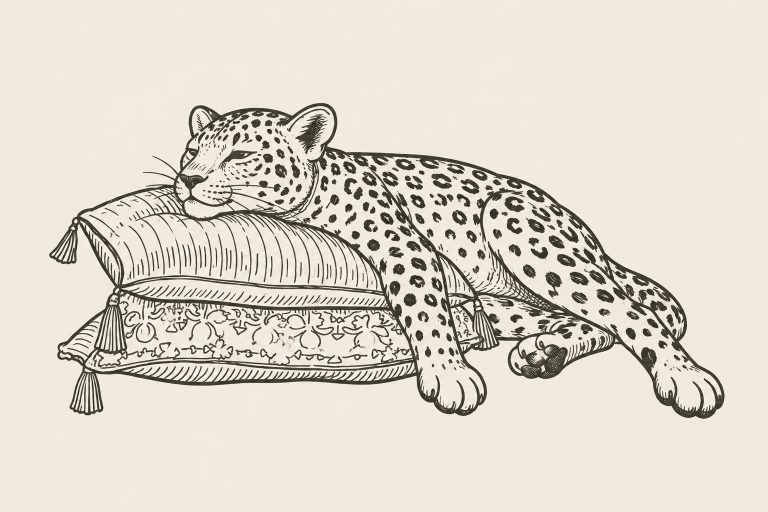
#> input picture illustrations/leopard-lineart/src/original.jpg, 1536 x 1024 px, found by its file name (shown at 1/2 size)
$ python compose.py
#> lines starting #> are read from the running program, lines starting #| are printed output that depends on the picture; after the words box and inside, x2 and y2 are one past the last pixel; in counts of white or black regions, pixels touching at a corner belong together
### illustrations/leopard-lineart/src/simplify.py
"""Step 1: pull the ink out of the drawing and drop the fine detail.
Strokes thinner than the outline pen (hatching, ornament, fur flicks) are removed by a
morphological opening; the surviving strokes are then grown back inside the original ink
so outlines keep their hand-drawn shape. Writes src/ink_<level>.png at 2x scale."""
import sys, cv2, numpy as np
SC = 2
im = cv2.imread('src/original.jpg', cv2.IMREAD_GRAYSCALE)
#> im: shape (1024, 1536); min 6, max 255, mean 215.5
im = cv2.resize(im, None, fx=SC, fy=SC, interpolation=cv2.INTER_CUBIC)
#> im: shape (2048, 3072)
im = cv2.GaussianBlur(im, (3, 3), 0)
ink = (im < 120).astype(np.uint8) * 255                      # paper ~235, ink ~40
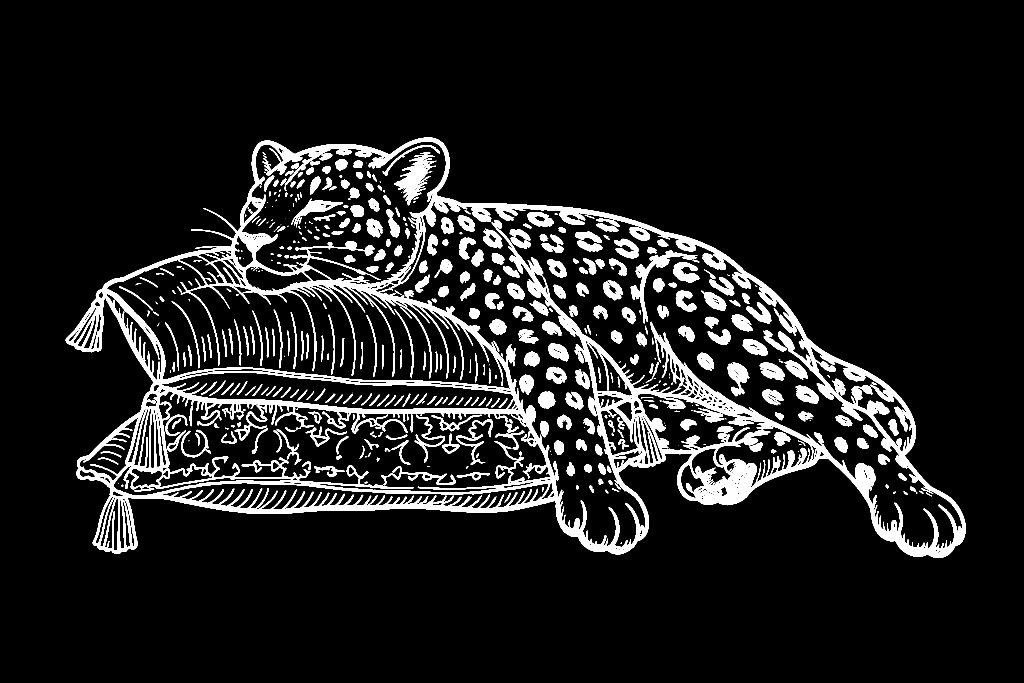
#> ink: shape (2048, 3072) (shown at 1/3 size); 9.9% white; 505 white regions (82 under 20 px), largest, box (x1, y1, x2, y2) and area: (197, 412, 2898, 1674) 403299, (1182, 458, 1309, 616) 7068, (1892, 751, 2092, 970) 6114
ink[:, :int(60 * SC)] = 0                                     # nothing on the far left/right margins
disk = lambda r: cv2.getStructuringElement(cv2.MORPH_ELLIPSE, (2 * r + 1, 2 * r + 1))

def level(r_open, grow, min_area):
#> called with r_open = 2, grow = 6, min_area = 60
    core = cv2.morphologyEx(ink, cv2.MORPH_OPEN, disk(r_open))
#> core: shape (2048, 3072); 8.8% white; 726 white regions (88 under 20 px), largest, box (x1, y1, x2, y2) and area: (197, 412, 2897, 1674) 313516, (1182, 458, 1292, 614) 6209, (1892, 751, 2057, 961) 5611
    out = core
    for _ in range(grow):                                      # geodesic dilation, capped by real ink
        out = cv2.min(cv2.dilate(out, disk(1)), ink)
#> out: shape (2048, 3072); 9.2% white; 405 white regions, largest, box (x1, y1, x2, y2) and area: (197, 412, 2898, 1674) 362631, (1182, 458, 1305, 616) 6703, (1892, 751, 2090, 966) 6074
    n, lab, st, _ = cv2.connectedComponentsWithStats(out, 8)
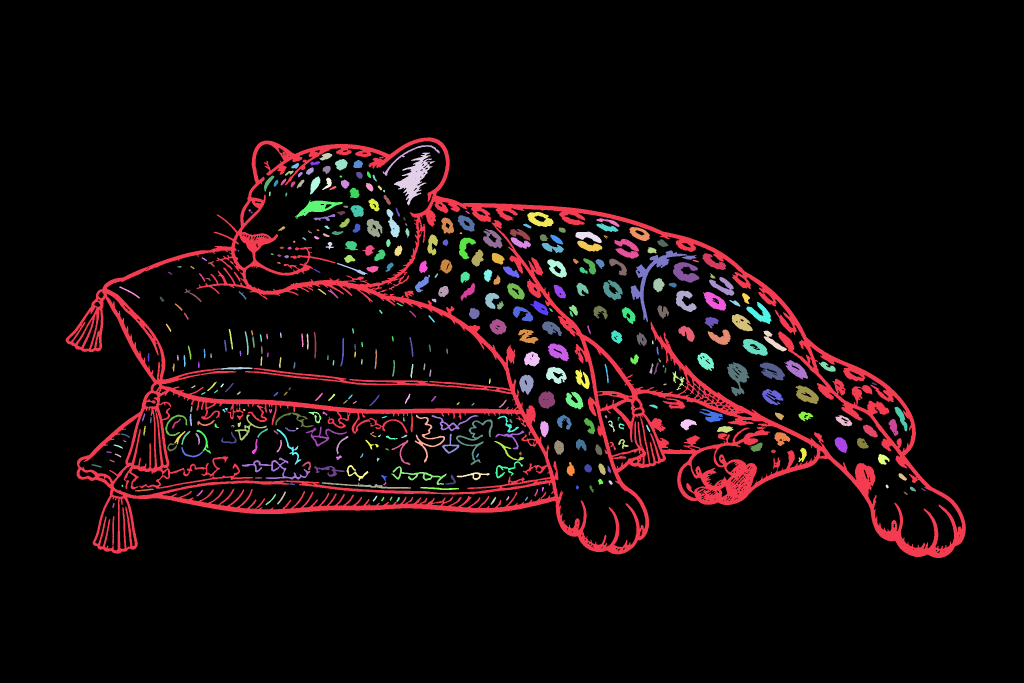
#> lab: shape (2048, 3072) int32 (shown at 1/3 size); 406 distinct labels, from 0 to 405; one colour per label, 0 black
#> n = 406; st = 406 rows, first 6: [0, 0, 3072, 2048, 5710664], [197, 412, 2701, 1262, 362631], [1148, 435, 171, 92, 1145], [958, 459, 39, 23, 509], [1182, 458, 123, 158, 6703], [1005, 477, 38, 35, 913]
    keep = np.isin(lab, [i for i in range(1, n) if st[i, cv2.CC_STAT_AREA] >= min_area])
    out = np.where(keep, 255, 0).astype(np.uint8)
    return cv2.morphologyEx(out, cv2.MORPH_CLOSE, disk(1))
#> returned value: shape (2048, 3072); 9.2% white; 345 white regions, largest, box (x1, y1, x2, y2) and area: (197, 412, 2898, 1674) 367885, (1182, 458, 1305, 616) 6790, (1892, 751, 2090, 966) 6105

LEVELS = {'medium': (2, 6, 60), 'minimal': (3, 8, 120)}
# [4 lines that do not run on import are left out]

### illustrations/leopard-lineart/src/compose.py
"""Step 2: combine detail levels by region and trace the result to SVG.
 - leopard: 'minimal' (outlines + spots, fewer fur flicks)
 - whiskers: kept from 'medium'
 - cushions: only long strokes survive (outlines, piping, tassels); hatching and ornament go."""
import sys, cv2, numpy as np
sys.path.insert(0, 'src')
from simplify import level, LEVELS, SC, ink
med, mini = level(*LEVELS['medium']), level(*LEVELS['minimal'])
#> call 2 of level, with r_open = 3, grow = 8, min_area = 120
#> in level (call 2), `core = cv2.morphologyEx(ink, cv2.MORPH_OPEN, disk(r_open))`: core: shape (2048, 3072); 7.6% white; 492 white regions, largest, box (x1, y1, x2, y2) and area: (197, 412, 2897, 1674) 284724, (1185, 458, 1282, 614) 5406, (1892, 751, 2050, 955) 5381
#> after the loop in level (call 2), `for _ in range(grow):`: out: shape (2048, 3072); 8.3% white; 307 white regions, largest, box (x1, y1, x2, y2) and area: (197, 412, 2898, 1674) 318923, (1182, 458, 1299, 616) 6348, (1892, 751, 2090, 962) 6053
#> in level (call 2), `n, lab, st, _ = cv2.connectedComponentsWithStats(out, 8)`:
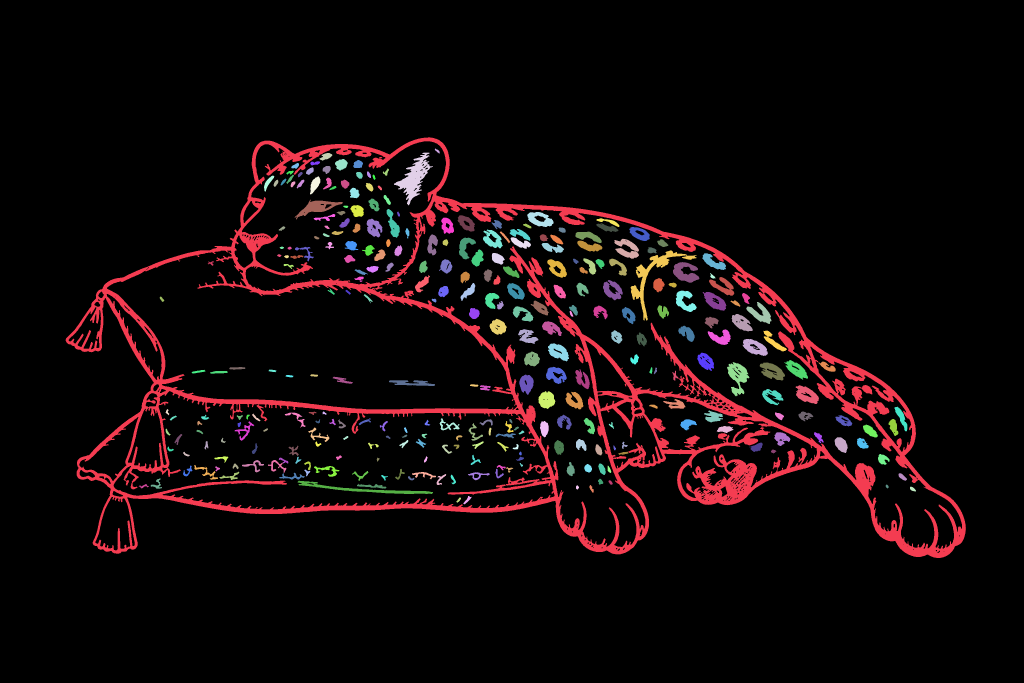
#> lab: shape (2048, 3072) int32 (shown at 1/3 size); 308 distinct labels, from 0 to 307; one colour per label, 0 black
#> in level (call 2), `n, lab, st, _ = cv2.connectedComponentsWithStats(out, 8)`: n = 308; st = 308 rows, first 6: [0, 0, 3072, 2048, 5771024], [197, 412, 2701, 1262, 318923], [1304, 445, 15, 16, 97], [958, 459, 39, 23, 509], [1182, 458, 117, 158, 6348], [1005, 477, 38, 35, 913]
#> in level (call 2), `return cv2.morphologyEx(out, cv2.MORPH_CLOSE, disk(1))`: returned value: shape (2048, 3072); 8.2% white; 257 white regions, largest, box (x1, y1, x2, y2) and area: (197, 412, 2898, 1674) 323591, (1182, 458, 1299, 616) 6433, (1892, 751, 2090, 962) 6084
H, W = ink.shape
#> H = 2048; W = 3072
out = mini.copy()
y0, y1, x0, x1 = [int(v * SC) for v in (290, 410, 270, 395)]          # whisker box
out[y0:y1, x0:x1] = med[y0:y1, x0:x1]
#> out: shape (2048, 3072); 8.3% white; 261 white regions (1 under 20 px), largest, box (x1, y1, x2, y2) and area: (197, 412, 2898, 1674) 324353, (1182, 458, 1299, 616) 6433, (1892, 751, 2090, 962) 6084
pillow = np.zeros_like(ink)
cv2.fillPoly(pillow, [(np.array([(90, 400), (330, 400), (360, 445), (620, 445), (800, 470), (835, 490),
                                 (828, 800), (90, 800)]) * SC).astype(np.int32)], 255)
#> pillow: shape (2048, 3072); 17.3% white; 1 white region, box (x1, y1, x2, y2) and area: (180, 800, 1671, 1601) 1087773
cush = cv2.bitwise_and(med, pillow)
#> cush: shape (2048, 3072); 3% white; 169 white regions (3 under 20 px), largest, box (x1, y1, x2, y2) and area: (197, 800, 1661, 1601) 130968, (725, 1373, 931, 1439) 2559, (1368, 1258, 1478, 1395) 2420
n, lab, st, _ = cv2.connectedComponentsWithStats(cush, 8)
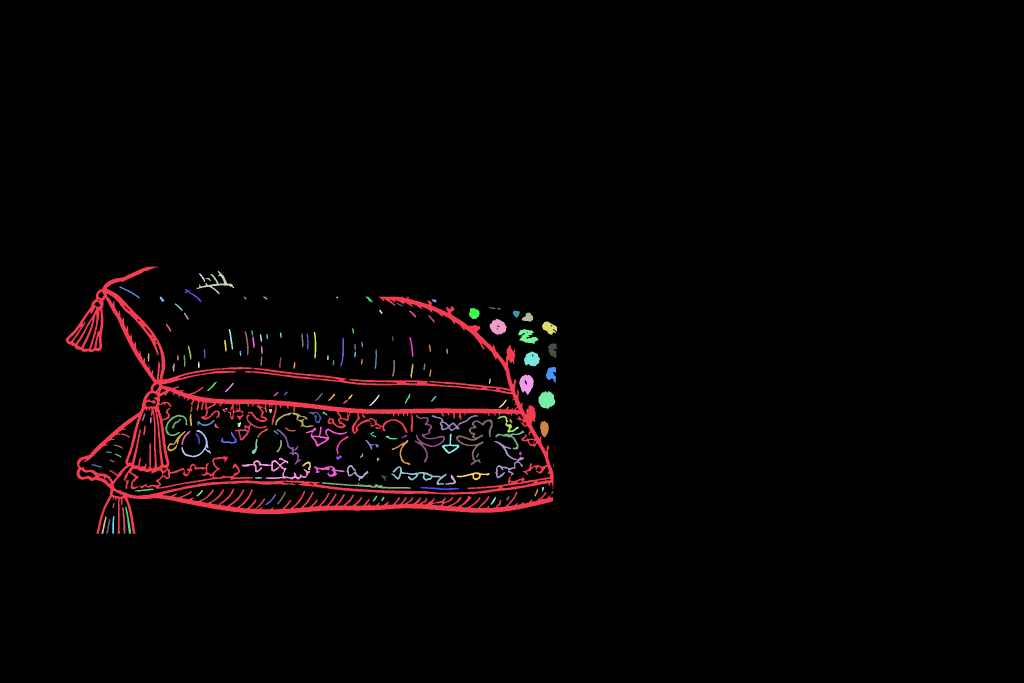
#> lab: shape (2048, 3072) int32 (shown at 1/3 size); 170 distinct labels, from 0 to 169; one colour per label, 0 black
#> n = 170; st = 170 rows, first 6: [0, 0, 3072, 2048, 6100554], [197, 800, 1464, 801, 130968], [641, 800, 2, 1, 2], [589, 812, 114, 71, 1347], [597, 819, 19, 27, 134], [617, 834, 15, 10, 65]
big = np.isin(lab, [i for i in range(1, n) if max(st[i, cv2.CC_STAT_WIDTH], st[i, cv2.CC_STAT_HEIGHT]) >= 70 * SC])
#> big: shape (2048, 3072) bool; 2.2% white; 6 white regions, box (x1, y1, x2, y2) and area: (197, 800, 1661, 1601) 130968, (725, 1373, 931, 1439) 2559, (1244, 1244, 1335, 1388) 1927, (1173, 1398, 1340, 1455) 1812, (965, 1447, 1233, 1466) 1434, (1295, 1245, 1436, 1294) 1247
out[pillow > 0] = 0
out[big] = 255
#> out: shape (2048, 3072); 8.2% white; 183 white regions (1 under 20 px), largest, box (x1, y1, x2, y2) and area: (197, 412, 2898, 1674) 355254, (1182, 458, 1299, 616) 6433, (1892, 751, 2090, 962) 6084
band = np.zeros_like(ink)                                               # inside of the ornament band
cv2.fillPoly(band, [(np.array([(252, 621), (500, 621), (752, 620), (772, 650), (788, 700), (792, 719), (252, 719)]) * SC).astype(np.int32)], 255)
#> band: shape (2048, 3072); 3.3% white; 1 white region, box (x1, y1, x2, y2) and area: (504, 1240, 1585, 1439) 207429
out[band > 0] = 0
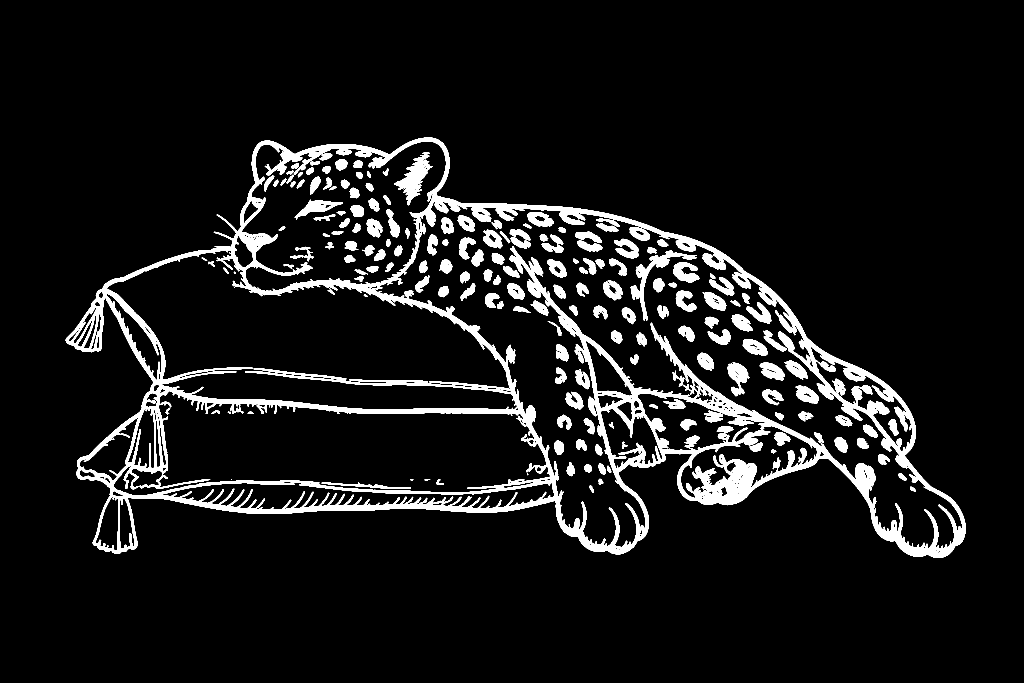
#> out: shape (2048, 3072) (shown at 1/3 size); 8% white; 189 white regions (4 under 20 px), largest, box (x1, y1, x2, y2) and area: (197, 412, 2898, 1674) 345309, (1182, 458, 1299, 616) 6433, (1892, 751, 2090, 962) 6084
cv2.imwrite('src/ink_final.png', 255 - out)
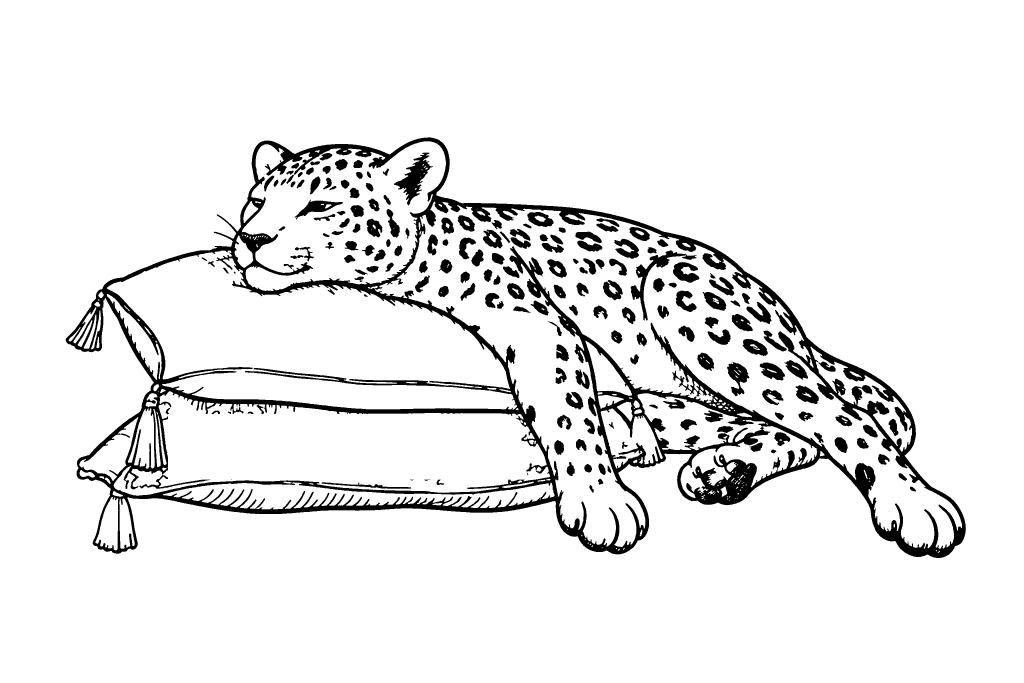
#> saved as ink_final.png: shape (2048, 3072) (shown at 1/3 size); 92% white; 189 black regions (4 under 20 px), largest, box (x1, y1, x2, y2) and area: (197, 412, 2898, 1674) 345309, (1182, 458, 1299, 616) 6433, (1892, 751, 2090, 962) 6084
